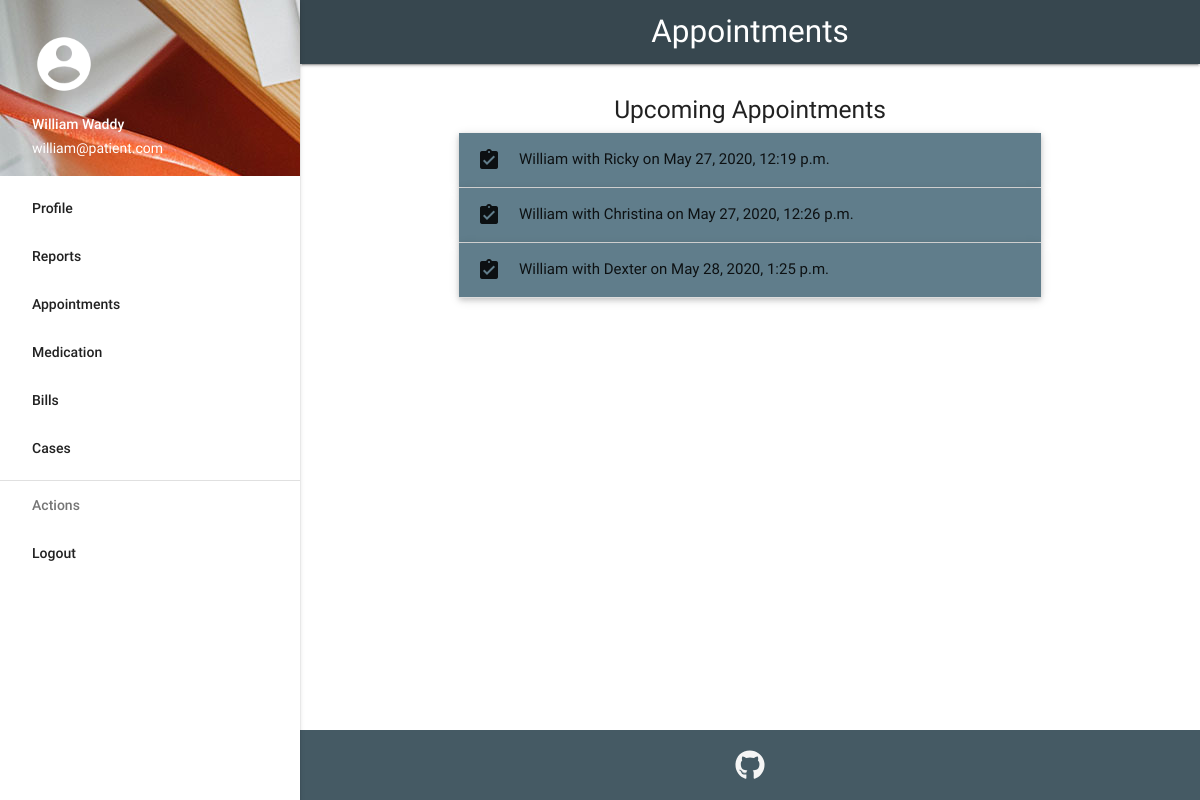
/appointments/ (signed in), run on the app's committed database.
### appointments/models.py (models this page shows, shortened)
class Appointment(models.Model):
	patient = models.ForeignKey(User, on_delete=models.CASCADE, related_name='appointment_patient')
	receptionist = models.ForeignKey(User, on_delete=models.CASCADE, related_name='appointment_receptionist')
	doctor = models.ForeignKey(User, on_delete=models.CASCADE, related_name='appointment_doctor')
	case = models.ForeignKey(case, on_delete=models.CASCADE, related_name='appointment_case')
	appointment_time = models.DateTimeField()

### appointments/views.py (the view)
# urls.py: path('', view),
@login_required
def view(request):
    c = {}
    user = request.user
    if hasGroup(user, 'receptionist'):
        c['isReceptionist'] = True
        c['appointments'] = Appointment.objects.filter(appointment_time__gte=timezone.now()).order_by('appointment_time')
    elif hasGroup(user, 'patient'):
        c['appointments'] = Appointment.objects.filter(patient=user, appointment_time__gte=timezone.now()).order_by('appointment_time')
    elif hasGroup(user, 'doctor'):
        c['appointments'] = Appointment.objects.filter(doctor=user, appointment_time__gte=timezone.now()).order_by('appointment_time')
    else:
        messages.add_message(request, messages.WARNING, 'Access Denied.')
        return HttpResponseRedirect('/home')
    return render(request, 'appointments/view_all.html', c)

### home/context_processors.py (called while the page is built, shortened)
def hasGroup(user, groupName):
    try:
        group = Group.objects.get(name=groupName)
        return True if group in user.groups.all() else False
    except:
        return False

def menu_processor(request):
    menu = {}
    user = request.user
    if hasGroup(user, 'doctor'):
        menu['Appointments'] = '/appointments'
        menu['Cases'] = '/case'
    elif hasGroup(user, 'patient'):
        menu['Reports'] = '/reports'
        menu['Appointments'] = '/appointments'
        menu['Medication'] = '/bill/medicines'
        menu['Bills'] = '/bill'
        menu['Cases'] = '/case'
    elif hasGroup(user, 'lab_attendant'):
        menu['Reports'] = '/reports'
        menu['Generate Report'] = '/reports/generate'
    elif hasGroup(user, 'inventory_manager'):
        menu['All Stock'] = '/inventory'
    elif hasGroup(user, 'hr_manager'):
        menu['Dashboard'] = '/dashboard'
    return {'menu': menu}

### appointments/templates/appointments/view_all.html (shortened to what this page needs)
{% extends "home/base.html" %}
{% block heading %}Appointments{% endblock %}
{% block body %}
<h5>Upcoming Appointments</h5>
<div class="container">
<ul class="collapsible popout" data-collapsible="accordion">
  {% for appointment in appointments %}
  <li>
    <div class="collapsible-header blue-grey"><i class="material-icons">assignment_turned_in</i>{{appointment.patient.first_name}} with {{appointment.doctor.first_name}} on {{appointment.appointment_time}}</div>
  </li>
  {% endfor %}
</ul>
</div>
{% endblock %}

### home/templates/home/base.html (shortened to what this page needs)
{% load static %}
<html>
	<head>
		<link rel="stylesheet" href="{% static "css/materialize.min.css" %}">
		<link rel="stylesheet" href="{% static "css/style.css" %}">
	</head>
	<body>
		<ul id="slide-out" class="side-nav fixed">
			<li><div class="user-view">
		      <div class="background">
						<img src="{% static "index.jpeg" %}">
		      </div>
					<a href="/profile"><img class="circle center" src="{% static 'account.png' %}"></a>
		      <a href="/profile"><span class="white-text name">{{request.user.first_name}} {{request.user.last_name}}</span></a>
		      <a href="/profile"><span class="white-text email">{{request.user.email}}</span></a>
		    	</div>
			</li>
			<li><a class="waves-effect waves-grey" href="/profile">Profile</a></li>
			{% for item,url in menu.items %}
				<li><a class="waves-effect waves-grey" href="{{url}}">{{item}}</a></li>
			{% endfor %}
			<li><div class="divider"></div></li>
			<li><a class="subheader">Actions</a></li>
			<li><a class="waves-effect" href="/logout">Logout</a></li>
		</ul>
		<main class="center-align">
					<nav>
			    	<div class="nav-wrapper blue-grey darken-3">
							<a href="#" class="brand-logo center">{% block heading %}Hospital Portal{% endblock %}</a>
						</div>
					</nav>
					<div id="body">
						{% block body %}{% endblock %}
					</div>
		</main>
		<footer class="page-footer blue-grey darken-2">
			<div class="container">
        <div class="row">
          <div class="col l12 s12 grey-text text-lighten-4">
						<div class="center">
							<a class="grey-text text-lighten-4" target="_blank"><i class="fab fa-github fa-2x" aria-hidden="true"></i></a>
						</div>
          </div>
        </div>
      </div>
  	</footer>
	</body>
</html>

### home/static/css/style.css (style rules this page uses)
header, main, footer { padding-left: 300px; }
body { display: flex; min-height: 100vh; flex-direction: column; }
main { flex: 1 0 auto; }
#body { padding-top: 20px; }

### data on the page
Appointment: patient.first_name "William", doctor.first_name "Ricky", appointment_time "May 27, 2020, 12:19 p.m."
Appointment: patient.first_name "William", doctor.first_name "Christina", appointment_time "May 27, 2020, 12:26 p.m."
Appointment: patient.first_name "William", doctor.first_name "Dexter", appointment_time "May 28, 2020, 1:25 p.m."

### other printed values
{{ request.user.first_name }} "William"
{{ request.user.last_name }} "Waddy"
{{ request.user.email }} "william@patient.com"
{{ item }} "Reports" "Appointments" "Medication" "Bills" "Cases"
